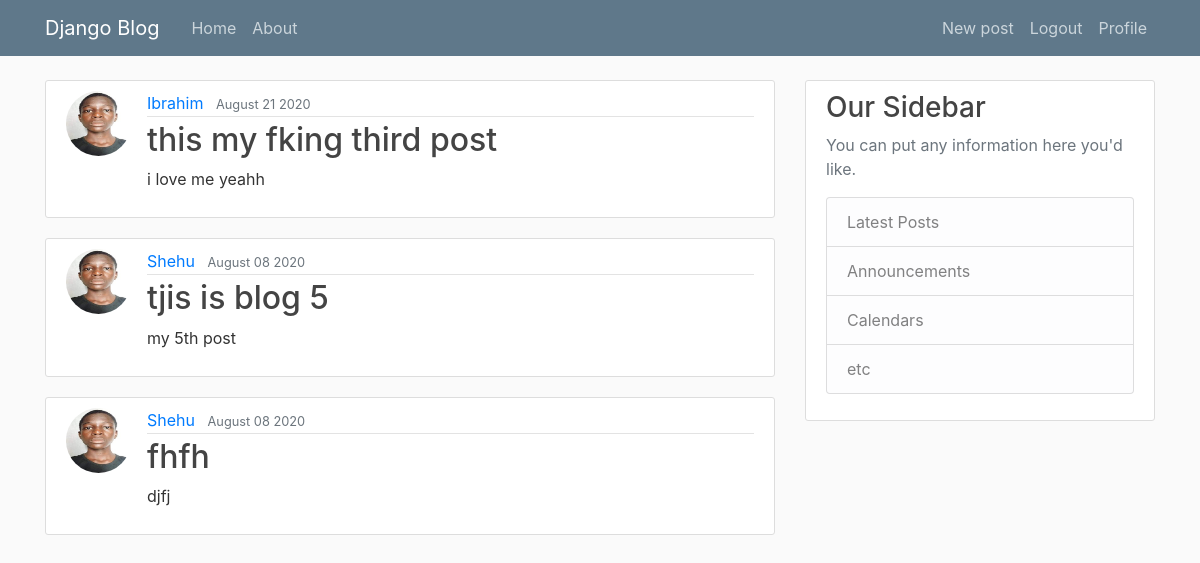
/ (signed in), run on an earlier commit of the app's database.
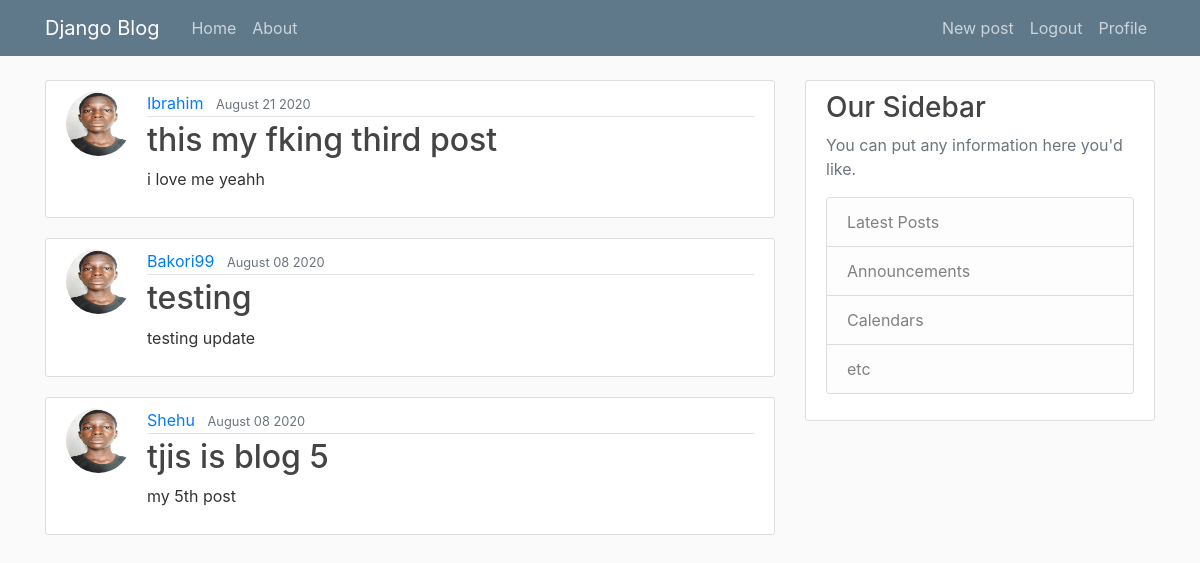
And on a later commit of the database.
### blog/models.py (models this page shows, shortened)
class Post(models.Model):
    title = models.CharField(max_length=100)
    content = models.TextField()
    date_posted = models.DateTimeField(default=timezone.now)
    author = models.ForeignKey(User, on_delete=models.CASCADE)

### users/models.py (models this page shows, shortened)
class Profile(models.Model):
    user = models.OneToOneField(User,on_delete= models.CASCADE)
    image = models.ImageField(default="default.jpeg",upload_to = "profile_pics")

### blog/views.py (the view)
# urls.py: path("", PostListView.as_view(), name="blog-home"),
class PostListView(LoginRequiredMixin,ListView):
    model = Post
    template_name = "blog/home.html"
    context_object_name = "posts"
    ordering = ["-date_posted"]
    paginate_by = 3

### blog/templates/blog/home.html
{% extends "blog/base.html" %}
{% block content %}
      {%for post in posts%}
      <article class="media content-section">
        <img src="{{post.author.profile.image.url}}" alt="" class="rounded-circle article-img">
        <div class="media-body">
          <div class="article-metadata">
            <a class="mr-2" href="#">{{ post.author }}</a>
            <small class="text-muted">{{ post.date_posted|date:"F d Y"}}</small>
          </div>
          <h2><a class="article-title" href="{% url "post-detail" post.id %}">{{ post.title }}</a></h2>
          <p class="article-content">{{ post.content }}</p>
        </div>
      </article>
      {%endfor%}
{% endblock content %}

What changed in the data, as far as the page shows it:
no longer on this page (row unchanged): Post: author.profile.image (placeholder picture), author "Shehu", date_posted "August 08 2020", title "fhfh", content "djfj"
added Post: author.profile.image (placeholder picture), author "Bakori99", date_posted "August 08 2020", title "testing", content "testing update"
